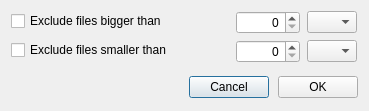
<?xml version="1.0" encoding="UTF-8"?>
<ui version="4.0">
 <class>SizeLimitDialog</class>
 <widget class="QDialog" name="SizeLimitDialog">
  <property name="geometry">
   <rect>
    <x>0</x>
    <y>0</y>
    <width>369</width>
    <height>111</height>
   </rect>
  </property>
  <property name="minimumSize">
   <size>
    <width>369</width>
    <height>0</height>
   </size>
  </property>
  <property name="maximumSize">
   <size>
    <width>369</width>
    <height>232323</height>
   </size>
  </property>
  <property name="windowTitle">
   <string>Exclude by size</string>
  </property>
  <property name="styleSheet">
   <string notr="true"/>
  </property>
  <layout class="QVBoxLayout" name="verticalLayout">
   <property name="spacing">
    <number>12</number>
   </property>
   <item>
    <widget class="QWidget" name="widget" native="true">
     <layout class="QFormLayout" name="formLayout">
      <property name="fieldGrowthPolicy">
       <enum>QFormLayout::FieldsStayAtSizeHint</enum>
      </property>
      <property name="leftMargin">
       <number>0</number>
      </property>
      <property name="topMargin">
       <number>0</number>
      </property>
      <property name="rightMargin">
       <number>1</number>
      </property>
      <property name="bottomMargin">
       <number>0</number>
      </property>
      <item row="1" column="0">
       <widget class="QCheckBox" name="cExcludeUpperThan">
        <property name="minimumSize">
         <size>
          <width>219</width>
          <height>20</height>
         </size>
        </property>
        <property name="maximumSize">
         <size>
          <width>219</width>
          <height>20</height>
         </size>
        </property>
        <property name="text">
         <string>Exclude files bigger than</string>
        </property>
       </widget>
      </item>
      <item row="1" column="1">
       <layout class="QHBoxLayout" name="horizontalLayout">
        <property name="spacing">
         <number>9</number>
        </property>
        <item>
         <widget class="QSpinBox" name="eUpperThan">
          <property name="minimumSize">
           <size>
            <width>64</width>
            <height>0</height>
           </size>
          </property>
          <property name="maximumSize">
           <size>
            <width>64</width>
            <height>16777215</height>
           </size>
          </property>
          <property name="alignment">
           <set>Qt::AlignRight|Qt::AlignTrailing|Qt::AlignVCenter</set>
          </property>
         </widget>
        </item>
        <item>
         <widget class="QComboBox" name="cbExcludeUpperUnit">
          <property name="minimumSize">
           <size>
            <width>50</width>
            <height>21</height>
           </size>
          </property>
          <property name="maximumSize">
           <size>
            <width>50</width>
            <height>16777215</height>
           </size>
          </property>
         </widget>
        </item>
       </layout>
      </item>
      <item row="2" column="0">
       <widget class="QCheckBox" name="cExcludeLowerThan">
        <property name="minimumSize">
         <size>
          <width>0</width>
          <height>20</height>
         </size>
        </property>
        <property name="maximumSize">
         <size>
          <width>16777215</width>
          <height>20</height>
         </size>
        </property>
        <property name="text">
         <string>Exclude files smaller than</string>
        </property>
       </widget>
      </item>
      <item row="2" column="1">
       <layout class="QHBoxLayout" name="horizontalLayout_3">
        <property name="spacing">
         <number>9</number>
        </property>
        <item>
         <widget class="QSpinBox" name="eLowerThan">
          <property name="minimumSize">
           <size>
            <width>64</width>
            <height>0</height>
           </size>
          </property>
          <property name="maximumSize">
           <size>
            <width>64</width>
            <height>16777215</height>
           </size>
          </property>
          <property name="alignment">
           <set>Qt::AlignRight|Qt::AlignTrailing|Qt::AlignVCenter</set>
          </property>
         </widget>
        </item>
        <item>
         <widget class="QComboBox" name="cbExcludeLowerUnit">
          <property name="minimumSize">
           <size>
            <width>50</width>
            <height>21</height>
           </size>
          </property>
          <property name="maximumSize">
           <size>
            <width>50</width>
            <height>16777215</height>
           </size>
          </property>
         </widget>
        </item>
       </layout>
      </item>
     </layout>
    </widget>
   </item>
   <item>
    <widget class="QWidget" name="bLayout" native="true">
     <property name="minimumSize">
      <size>
       <width>0</width>
       <height>0</height>
      </size>
     </property>
     <property name="maximumSize">
      <size>
       <width>16777215</width>
       <height>16777215</height>
      </size>
     </property>
     <property name="styleSheet">
      <string notr="true"/>
     </property>
     <layout class="QHBoxLayout" name="horizontalLayout_2">
      <property name="spacing">
       <number>9</number>
      </property>
      <property name="margin">
       <number>0</number>
      </property>
      <item>
       <spacer name="horizontalSpacer">
        <property name="orientation">
         <enum>Qt::Horizontal</enum>
        </property>
        <property name="sizeHint" stdset="0">
         <size>
          <width>206</width>
          <height>0</height>
         </size>
        </property>
       </spacer>
      </item>
      <item>
       <widget class="QPushButton" name="bCancel">
        <property name="sizePolicy">
         <sizepolicy hsizetype="Minimum" vsizetype="Fixed">
          <horstretch>0</horstretch>
          <verstretch>0</verstretch>
         </sizepolicy>
        </property>
        <property name="minimumSize">
         <size>
          <width>0</width>
          <height>0</height>
         </size>
        </property>
        <property name="text">
         <string>Cancel</string>
        </property>
       </widget>
      </item>
      <item>
       <widget class="QPushButton" name="bOK">
        <property name="minimumSize">
         <size>
          <width>0</width>
          <height>0</height>
         </size>
        </property>
        <property name="maximumSize">
         <size>
          <width>81</width>
          <height>16777215</height>
         </size>
        </property>
        <property name="styleSheet">
         <string notr="true"/>
        </property>
        <property name="text">
         <string>OK</string>
        </property>
       </widget>
      </item>
     </layout>
    </widget>
   </item>
  </layout>
 </widget>
 <resources/>
 <connections/>
</ui>
